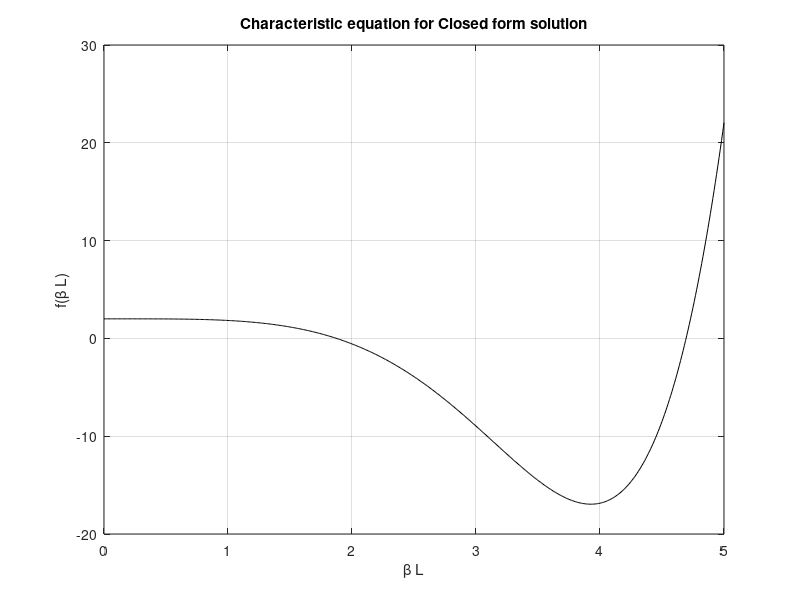
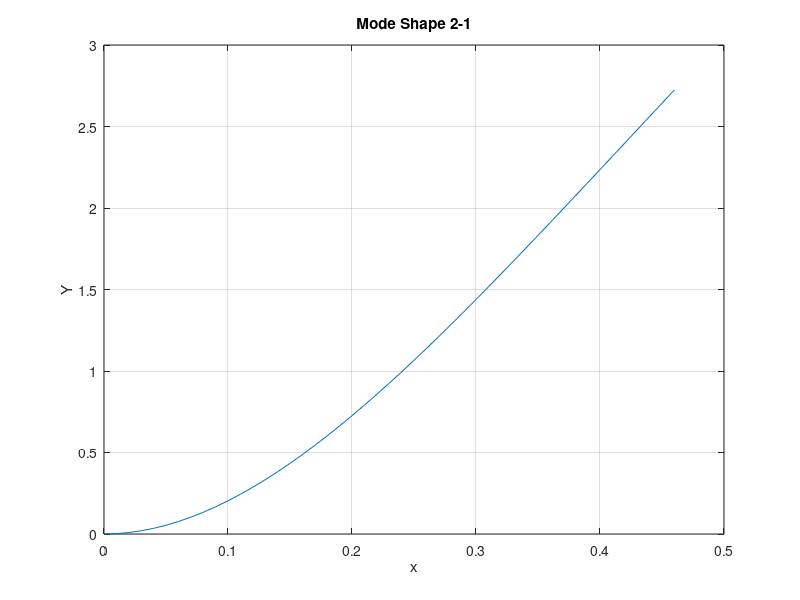
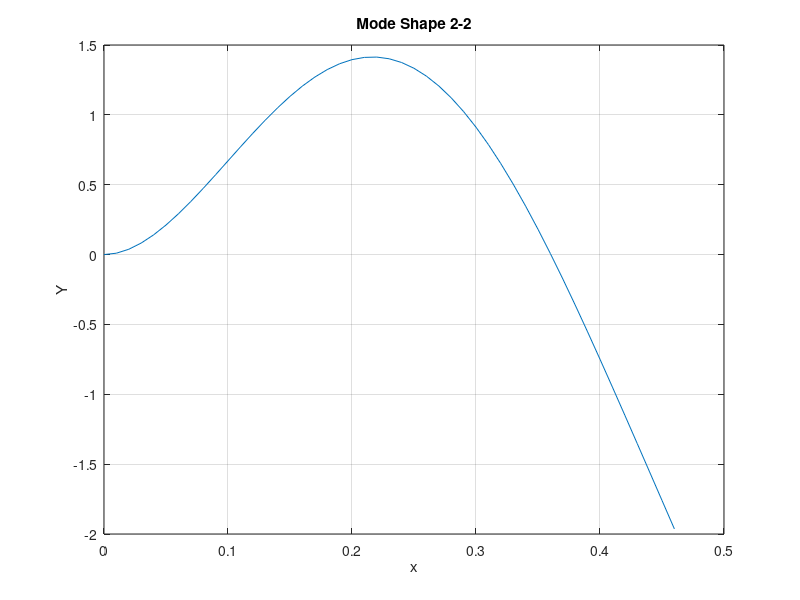
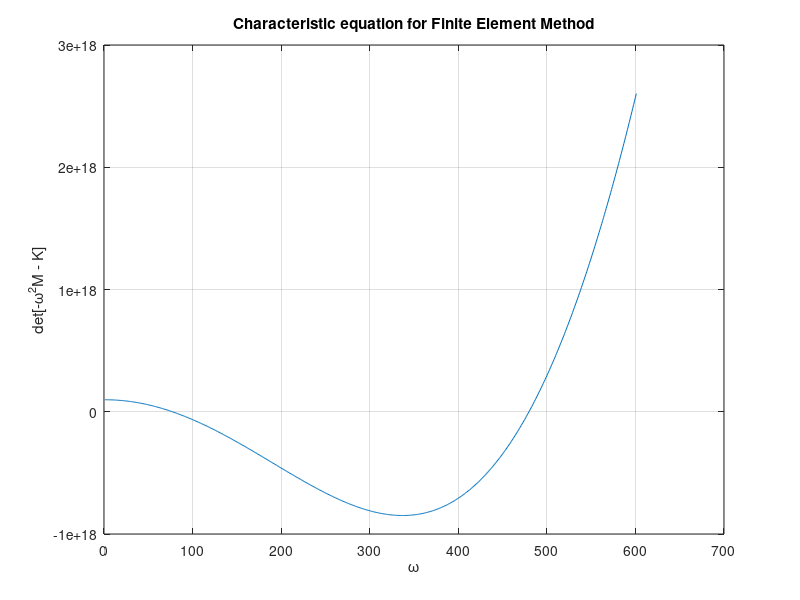

Write the MATLAB code that produced these figures, in order.
%Luan Cong Doan - Final Exam - Vibration Question 2 

close all; clear all; clc;
%% Part 1
x3 = 0:0.01:5;
fx3 = cosh(x3).*cos(x3) + 1;
figure; plot(x3,fx3,'k'); grid on;
xlabel('\beta L'); ylabel('f(\beta L)'); 
title('Characteristic equation for Closed form solution');
print('fn2_VB1_1','-dpng');

fn3 = @(n) cosh(n)*cos(n) + 1;
s31 = fzero(fn3,2); s32 = fzero(fn3,4.5);
s3 = [s31,s32];
for i=1:length(s3)
    w3(i) = s3(i).^2*22.0499;
    frac3(i) = -(sinh(s3(i)) + sin(s3(i)))/(cosh(s3(i)) + cos(s3(i)));
end
X = 0:0.01:0.46;
for i = 1:2
    for j = 1:length(X)
    mode(i,j) = frac3(i)*(cosh(s3(i)*X(j)/0.46) - cos(s3(i)*X(j)/0.46)) + sinh(s3(i)*X(j)/0.46) - sin(s3(i)*X(j)/0.46);
    end;
    figure; plot(X,-mode(i,:)); grid on;
    xlabel('x'); ylabel(['Y_',i]); title(['Mode Shape 2-',num2str(i)]);
    print(['fn2_VB1_mode',num2str(i)],'-dpng');
end

%% Finite element solution for cantilever beam vibration
% close all; clear all; clc;

p = 2.7*10^3;                   % density of material;
A = 3.2*10^(-3)*2.54*10^(-2);   % crosssectional area of beam
l = 0.46/3;                     % length of each element
wi=0:1:600;

km = (p*A*l)/420;
kk = (68.9*10^9*6.69*10^(-11))/l^3; 
M = [312, 0, 54, -13*l, 0,0; 0, 8*l^2, 13*l, -3*l^2, 0,0; 54, 13*l, 312, 0, 54, -13*l; -13*l, -3*l^2, 0, 8*l^2, 13*l, -3*l^2; 0,0,54, 13*l, 156, -22*l; 0,0,-13*l, -3*l^2,-22*l, 4*l^2];
K = [24,0,-12,6*l,0,0; 0,8*l^2, -6*l, 2*l^2, 0,0; -12, -6*l, 24, 0, -12, 6*l; 6*l, 2*l^2, 0, 8*l^2, -6*l, 2*l^2; 0,0,-12, -6*l , 12, -6*l; 0,0, 6*l, 2*l^2, -6*l, 4*l^2];

dw = @(w) det(-km*M*w.^2 + kk*K);
for i=1:length(wi)
    dwi(i) = det(-km*M*wi(i).^2 + kk*K);
end;
figure; plot(dwi); grid on; xlabel('\omega'); ylabel('det[-\omega^2M - K]');
title('Characteristic equation for Finite Element Method');
print('fn2_VB2_1','-dpng');
w1 = fzero(dw,100);
w2 = fzero(dw,500);

MK1 = -km*M*w1.^2 + kk*K;
MK2 = -km*M*w2.^2 + kk*K;
[V1,D1] = eig(MK1); 
[V2,D2] = eig(MK2);
figure; plot([0 0.46/3 2*0.46/3 0.46], [0 -V1(1,1) -V1(3,1) -V1(5,1)]); grid on;
xlabel('x'); ylabel('Y'); title('Mode Shape 1 - Finite Element Method');
print('fn2_VB2_3','-dpng');
figure; plot([0 0.46/3 2*0.46/3 0.46], [0 V2(1,2) V2(3,2) V2(5,2)]); grid on;
xlabel('x'); ylabel('Y'); title('Mode Shape 2 - Finite Element Method');
print('fn2_VB2_4','-dpng');



